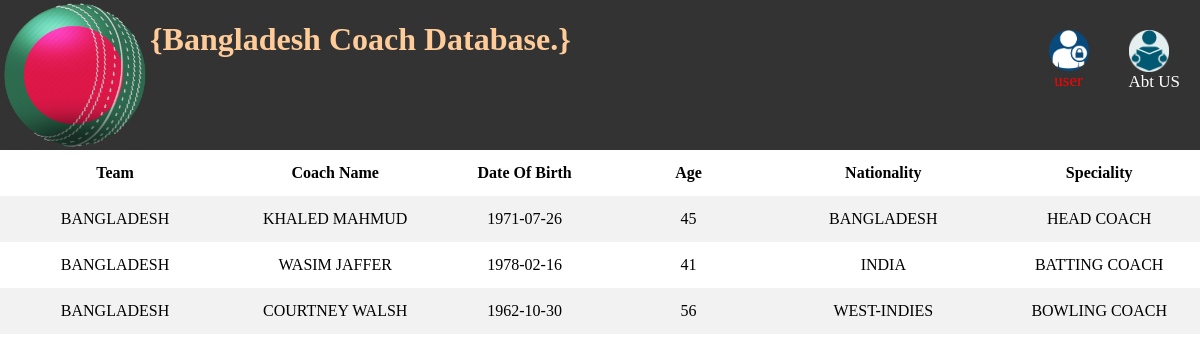
/bdcoach.php (signed in), run on the app's committed database.
### tables this page shows
CREATE TABLE `BANGLADESH_COACH` (
  `Team` varchar(20) DEFAULT NULL,
  `Coach_name` varchar(20) DEFAULT NULL,
  `dob` date DEFAULT NULL,
  `Age` int(11) DEFAULT NULL,
  `Nationality` varchar(20) DEFAULT NULL,
  `Speciality` varchar(20) DEFAULT NULL
);

### bdcoach.php (the view, shortened to what this page needs)
<?php
$con=mysqli_connect('localhost','root');
mysqli_select_db($con, 'cricket2');
$querry = "select * from BANGLADESH_COACH";
$result = mysqli_query($con,$querry);
?>
<!DOCTYPE html>
<html>
<head>
<link rel="stylesheet" type="text/css" href="css/home.css">
</head>
<body>
	<div class="navbar">
<img src="css/bd.png" width="150" height="150"; style="float: left;">
<h1 style="float: left; color:#ffcc99; "font-style: "Comic Sans MS">
{Bangladesh Coach Database.} </h1>
 <a href="aboutus.php"><img src="css/us.png" width="40" height="60">Abt US</a>
 <a style="color: red" href="welcome.php"><img src="css/log.png" width="40" height="50"><?php echo $_SESSION['username']; ?></a>
  </div>
<table >
	<tr>
			<th>Team</th>
			<th>Coach Name</th>
			<th>Date Of Birth</th>
			<th>Age</th>
			<th>Nationality</th>
			<th>Speciality</th>
		</tr>
		<?php
		global $result;
		while ($rows=mysqli_fetch_assoc($result)):?>
			<tr align="center" >
				<td><?php echo $rows['Team'];?></td>
				<td><?php echo $rows['Coach_name'];?></td>
				<td><?php echo $rows['dob'];?></td>
				<td><?php echo $rows['Age'];?></td>
				<td><?php echo $rows['Nationality'];?></td>
				<td><?php echo $rows['Speciality']; ?>
				</td>
			</tr>
<?php endwhile;?>
</table>
</body>
</html>

### css/home.css (style rules this page uses)
* { box-sizing:border-box; }
body { font-family: "Arial", red serif); margin: 0; }
img { display: block; height: auto; max-width: 100%; }
.navbar { width: 100%; background-color: #555; overflow: auto; }
.navbar a { float: left; padding: 12px; color: white; text-decoration: none; font-size: 17px; }
.navbar { overflow: hidden; position: sticky; position: -webkit-sticky; top: 0; color: black; background-color: #333; }
.navbar a { float: right; display: block; color: white; text-align: center; padding: 30px 20px; text-decoration: none; }

### bdcoach.php (style rules this page uses)
table { border-collapse: collapse; width: 100%; }
th, td { border= 1px ; width: 900px; line-height: 30px; text-align: center; padding: 8px; }
tr:nth-child(even) { background-color: #f2f2f2; }

### data on the page
bangladesh_coach: Team "BANGLADESH", Coach_name "KHALED MAHMUD", dob "1971-07-26", Age "45", Nationality "BANGLADESH", Speciality "HEAD COACH"
bangladesh_coach: Team "BANGLADESH", Coach_name "WASIM JAFFER", dob "1978-02-16", Age "41", Nationality "INDIA", Speciality "BATTING COACH"
bangladesh_coach: Team "BANGLADESH", Coach_name "COURTNEY WALSH", dob "1962-10-30", Age "56", Nationality "WEST-INDIES", Speciality "BOWLING COACH"

### other printed values
$_SESSION['username'] "user"
